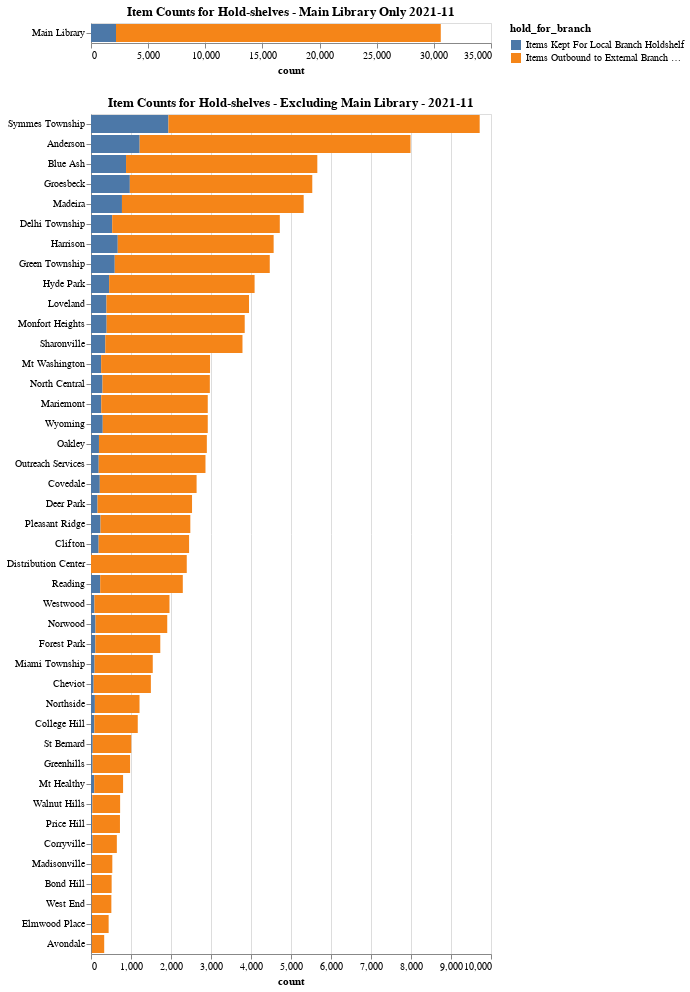

Notebook code cell kept with this figure:
### Code cell
"""
What does the number of items used to fill holds look like for: 
  * items that have the same source location as the pickup hold shelf
  * items that have an different source location compared to the pickup hold shelf
"""

sql = """\
with hold_shelf_data as (
  select
    date(modified_epoch, 'unixepoch', 'localtime') as date_hold_on_holdshelf,
    date(placed_epoch, 'unixepoch', 'localtime') as date_hold_placed,
    -- cast(
    --  round((modified_epoch - placed_epoch) / 86400.0) as integer
    -- ) as days_to_holdshelf,
    s_location_code as item_source_location_code,
    (
      select
        coalesce(branch_name.name, s_location_code, '')
      from
        "location"
        left outer join branch on branch.code_num = "location".branch_code_num
        left outer join branch_name on branch_name.branch_id = branch.id
      where
        "location".code = s_location_code
      limit
        1
    ) as item_source_branch_name,
    item.item_format,
    pickup_location_code,
    (
      select
        coalesce(branch_name.name, pickup_location_code, '')
      from
        "location"
        left outer join branch on branch.code_num = "location".branch_code_num
        left outer join branch_name on branch_name.branch_id = branch.id
      where
        "location".code = pickup_location_code
      limit
        1
    ) as item_pickup_branch_name
  from
    holds_shelf
    left outer join item as item on item.item_record_num = holds_shelf.record_num
  where
    modified_epoch >= CAST(
      strftime('%s', :start_date || '-01') AS INT
    )
    and modified_epoch < CAST(
      strftime('%s', DATE(:start_date || '-01', '+1 months')) AS INT
    )
)
select
  :start_date as month,
  item_source_branch_name,
  case
    when item_source_branch_name == item_pickup_branch_name then 'Items Kept For Local Branch Holdshelf'
    else 'Items Outbound to External Branch Holdshelf'
  end as hold_for_branch,
  -- item_format,
  count(*) as count
from
  hold_shelf_data
where
  item_source_branch_name is not null
group by
  1,
  2,
  3
"""

df = pd.read_csv(
        chpl_collection_url + '.csv?' + urlencode(query={'sql': sql, 'start_date': start_date})
)

alt.vconcat(
  alt.Chart(df[df['item_source_branch_name'] == 'Main Library']).mark_bar().encode(
      x=alt.X('count',),
      y=alt.Y('item_source_branch_name', sort='-x', axis=alt.Axis(title='')),
      tooltip=['month', 'item_source_branch_name', 'hold_for_branch', 'count'],
      color='hold_for_branch',
  ).properties(
      title='Item Counts for Hold-shelves - Main Library Only {}'.format(start_date)
  ),
  alt.Chart(df[df['item_source_branch_name'] != 'Main Library']).mark_bar().encode(
      x=alt.X('count',),
      y=alt.Y('item_source_branch_name', sort='-x', axis=alt.Axis(title='')),
      tooltip=['month', 'item_source_branch_name', 'hold_for_branch', 'count'],
      color='hold_for_branch',
  ).properties(
      title='Item Counts for Hold-shelves - Excluding Main Library - {}'.format(start_date)
  )
)

### Figure 1 — Vega-Lite specification as saved in the notebook (floating-point values rounded to 4 significant figures)
{"config": {"view": {"continuousWidth": 400, "continuousHeight": 300}}, "vconcat": [{"data": {"name": "data-7ffed59c7644810d1848e46f7f782251"}, "mark": "bar", "encoding": {"color": {"type": "nominal", "field": "hold_for_branch"}, "tooltip": [{"type": "nominal", "field": "month"}, {"type": "nominal", "field": "item_source_branch_name"}, {"type": "nominal", "field": "hold_for_branch"}, {"type": "quantitative", "field": "count"}], "x": {"type": "quantitative", "field": "count"}, "y": {"type": "nominal", "axis": {"title": ""}, "field": "item_source_branch_name", "sort": "-x"}}, "title": "Item Counts for Hold-shelves - Main Library Only 2021-11"}, {"data": {"name": "data-3500484abdd5ac60a37f641646f02402"}, "mark": "bar", "encoding": {"color": {"type": "nominal", "field": "hold_for_branch"}, "tooltip": [{"type": "nominal", "field": "month"}, {"type": "nominal", "field": "item_source_branch_name"}, {"type": "nominal", "field": "hold_for_branch"}, {"type": "quantitative", "field": "count"}], "x": {"type": "quantitative", "field": "count"}, "y": {"type": "nominal", "axis": {"title": ""}, "field": "item_source_branch_name", "sort": "-x"}}, "title": "Item Counts for Hold-shelves - Excluding Main Library - 2021-11"}], "$schema": "https://vega.github.io/schema/vega-lite/v4.8.1.json", "datasets": {"data-7ffed59c7644810d1848e46f7f782251": [{"month": "2021-11", "item_source_branch_name": "Main Library", "hold_for_branch": "Items Kept For Local Branch Holdshelf", "count": 2187}, {"month": "2021-11", "item_source_branch_name": "Main Library", "hold_for_branch": "Items Outbound to External Branch Holdshelf", "count": 28419}], "data-3500484abdd5ac60a37f641646f02402": [{"month": "2021-11", "item_source_branch_name": "Anderson", "hold_for_branch": "Items Kept For Local Branch Holdshelf", "count": 1217}, {"month": "2021-11", "item_source_branch_name": "Anderson", "hold_for_branch": "Items Outbound to External Branch Holdshelf", "count": 6771}, {"month": "2021-11", "item_source_branch_name": "Avondale", "hold_for_branch": "Items Kept For Local Branch Holdshelf", "count": 17}, {"month": "2021-11", "item_source_branch_name": "Avondale", "hold_for_branch": "Items Outbound to External Branch Holdshelf", "count": 313}, {"month": "2021-11", "item_source_branch_name": "Blue Ash", "hold_for_branch": "Items Kept For Local Branch Holdshelf", "count": 876}, {"month": "2021-11", "item_source_branch_name": "Blue Ash", "hold_for_branch": "Items Outbound to External Branch Holdshelf", "count": 4782}, {"month": "2021-11", "item_source_branch_name": "Bond Hill", "hold_for_branch": "Items Kept For Local Branch Holdshelf", "count": 25}, {"month": "2021-11", "item_source_branch_name": "Bond Hill", "hold_for_branch": "Items Outbound to External Branch Holdshelf", "count": 491}, {"month": "2021-11", "item_source_branch_name": "Cheviot", "hold_for_branch": "Items Kept For Local Branch Holdshelf", "count": 67}, {"month": "2021-11", "item_source_branch_name": "Cheviot", "hold_for_branch": "Items Outbound to External Branch Holdshelf", "count": 1430}, {"month": "2021-11", "item_source_branch_name": "Clifton", "hold_for_branch": "Items Kept For Local Branch Holdshelf", "count": 191}, {"month": "2021-11", "item_source_branch_name": "Clifton", "hold_for_branch": "Items Outbound to External Branch Holdshelf", "count": 2261}, {"month": "2021-11", "item_source_branch_name": "College Hill", "hold_for_branch": "Items Kept For Local Branch Holdshelf", "count": 84}, {"month": "2021-11", "item_source_branch_name": "College Hill", "hold_for_branch": "Items Outbound to External Branch Holdshelf", "count": 1085}, {"month": "2021-11", "item_source_branch_name": "Corryville", "hold_for_branch": "Items Kept For Local Branch Holdshelf", "count": 40}, {"month": "2021-11", "item_source_branch_name": "Corryville", "hold_for_branch": "Items Outbound to External Branch Holdshelf", "count": 606}, {"month": "2021-11", "item_source_branch_name": "Covedale", "hold_for_branch": "Items Kept For Local Branch Holdshelf", "count": 220}, {"month": "2021-11", "item_source_branch_name": "Covedale", "hold_for_branch": "Items Outbound to External Branch Holdshelf", "count": 2420}, {"month": "2021-11", "item_source_branch_name": "Deer Park", "hold_for_branch": "Items Kept For Local Branch Holdshelf", "count": 163}, {"month": "2021-11", "item_source_branch_name": "Deer Park", "hold_for_branch": "Items Outbound to External Branch Holdshelf", "count": 2363}, {"month": "2021-11", "item_source_branch_name": "Delhi Township", "hold_for_branch": "Items Kept For Local Branch Holdshelf", "count": 530}, {"month": "2021-11", "item_source_branch_name": "Delhi Township", "hold_for_branch": "Items Outbound to External Branch Holdshelf", "count": 4190}, {"month": "2021-11", "item_source_branch_name": "Distribution Center", "hold_for_branch": "Items Outbound to External Branch Holdshelf", "count": 2394}, {"month": "2021-11", "item_source_branch_name": "Elmwood Place", "hold_for_branch": "Items Kept For Local Branch Holdshelf", "count": 24}, {"month": "2021-11", "item_source_branch_name": "Elmwood Place", "hold_for_branch": "Items Outbound to External Branch Holdshelf", "count": 417}, {"month": "2021-11", "item_source_branch_name": "Forest Park", "hold_for_branch": "Items Kept For Local Branch Holdshelf", "count": 109}, {"month": "2021-11", "item_source_branch_name": "Forest Park", "hold_for_branch": "Items Outbound to External Branch Holdshelf", "count": 1623}, {"month": "2021-11", "item_source_branch_name": "Green Township", "hold_for_branch": "Items Kept For Local Branch Holdshelf", "count": 594}, {"month": "2021-11", "item_source_branch_name": "Green Township", "hold_for_branch": "Items Outbound to External Branch Holdshelf", "count": 3875}, {"month": "2021-11", "item_source_branch_name": "Greenhills", "hold_for_branch": "Items Kept For Local Branch Holdshelf", "count": 41}, {"month": "2021-11", "item_source_branch_name": "Greenhills", "hold_for_branch": "Items Outbound to External Branch Holdshelf", "count": 936}, {"month": "2021-11", "item_source_branch_name": "Groesbeck", "hold_for_branch": "Items Kept For Local Branch Holdshelf", "count": 971}, {"month": "2021-11", "item_source_branch_name": "Groesbeck", "hold_for_branch": "Items Outbound to External Branch Holdshelf", "count": 4561}, {"month": "2021-11", "item_source_branch_name": "Harrison", "hold_for_branch": "Items Kept For Local Branch Holdshelf", "count": 669}, {"month": "2021-11", "item_source_branch_name": "Harrison", "hold_for_branch": "Items Outbound to External Branch Holdshelf", "count": 3897}, {"month": "2021-11", "item_source_branch_name": "Hyde Park", "hold_for_branch": "Items Kept For Local Branch Holdshelf", "count": 453}, {"month": "2021-11", "item_source_branch_name": "Hyde Park", "hold_for_branch": "Items Outbound to External Branch Holdshelf", "count": 3637}, {"month": "2021-11", "item_source_branch_name": "Loveland", "hold_for_branch": "Items Kept For Local Branch Holdshelf", "count": 387}, {"month": "2021-11", "item_source_branch_name": "Loveland", "hold_for_branch": "Items Outbound to External Branch Holdshelf", "count": 3563}, {"month": "2021-11", "item_source_branch_name": "Madeira", "hold_for_branch": "Items Kept For Local Branch Holdshelf", "count": 774}, {"month": "2021-11", "item_source_branch_name": "Madeira", "hold_for_branch": "Items Outbound to External Branch Holdshelf", "count": 4543}, {"month": "2021-11", "item_source_branch_name": "Madisonville", "hold_for_branch": "Items Kept For Local Branch Holdshelf", "count": 19}, {"month": "2021-11", "item_source_branch_name": "Madisonville", "hold_for_branch": "Items Outbound to External Branch Holdshelf", "count": 514}, {"month": "2021-11", "item_source_branch_name": "Mariemont", "hold_for_branch": "Items Kept For Local Branch Holdshelf", "count": 257}, {"month": "2021-11", "item_source_branch_name": "Mariemont", "hold_for_branch": "Items Outbound to External Branch Holdshelf", "count": 2662}, {"month": "2021-11", "item_source_branch_name": "Miami Township", "hold_for_branch": "Items Kept For Local Branch Holdshelf", "count": 90}, {"month": "2021-11", "item_source_branch_name": "Miami Township", "hold_for_branch": "Items Outbound to External Branch Holdshelf", "count": 1454}, {"month": "2021-11", "item_source_branch_name": "Monfort Heights", "hold_for_branch": "Items Kept For Local Branch Holdshelf", "count": 391}, {"month": "2021-11", "item_source_branch_name": "Monfort Heights", "hold_for_branch": "Items Outbound to External Branch Holdshelf", "count": 3452}, {"month": "2021-11", "item_source_branch_name": "Mt Healthy", "hold_for_branch": "Items Kept For Local Branch Holdshelf", "count": 81}, {"month": "2021-11", "item_source_branch_name": "Mt Healthy", "hold_for_branch": "Items Outbound to External Branch Holdshelf", "count": 721}, {"month": "2021-11", "item_source_branch_name": "Mt Washington", "hold_for_branch": "Items Kept For Local Branch Holdshelf", "count": 254}, {"month": "2021-11", "item_source_branch_name": "Mt Washington", "hold_for_branch": "Items Outbound to External Branch Holdshelf", "count": 2722}, {"month": "2021-11", "item_source_branch_name": "North Central", "hold_for_branch": "Items Kept For Local Branch Holdshelf", "count": 288}, {"month": "2021-11", "item_source_branch_name": "North Central", "hold_for_branch": "Items Outbound to External Branch Holdshelf", "count": 2683}, {"month": "2021-11", "item_source_branch_name": "Northside", "hold_for_branch": "Items Kept For Local Branch Holdshelf", "count": 97}, {"month": "2021-11", "item_source_branch_name": "Northside", "hold_for_branch": "Items Outbound to External Branch Holdshelf", "count": 1116}, {"month": "2021-11", "item_source_branch_name": "Norwood", "hold_for_branch": "Items Kept For Local Branch Holdshelf", "count": 113}, {"month": "2021-11", "item_source_branch_name": "Norwood", "hold_for_branch": "Items Outbound to External Branch Holdshelf", "count": 1793}, {"month": "2021-11", "item_source_branch_name": "Oakley", "hold_for_branch": "Items Kept For Local Branch Holdshelf", "count": 199}, {"month": "2021-11", "item_source_branch_name": "Oakley", "hold_for_branch": "Items Outbound to External Branch Holdshelf", "count": 2697}, {"month": "2021-11", "item_source_branch_name": "Outreach Services", "hold_for_branch": "Items Kept For Local Branch Holdshelf", "count": 193}, {"month": "2021-11", "item_source_branch_name": "Outreach Services", "hold_for_branch": "Items Outbound to External Branch Holdshelf", "count": 2669}, {"month": "2021-11", "item_source_branch_name": "Pleasant Ridge", "hold_for_branch": "Items Kept For Local Branch Holdshelf", "count": 238}, {"month": "2021-11", "item_source_branch_name": "Pleasant Ridge", "hold_for_branch": "Items Outbound to External Branch Holdshelf", "count": 2245}, {"month": "2021-11", "item_source_branch_name": "Price Hill", "hold_for_branch": "Items Kept For Local Branch Holdshelf", "count": 29}, {"month": "2021-11", "item_source_branch_name": "Price Hill", "hold_for_branch": "Items Outbound to External Branch Holdshelf", "count": 695}, {"month": "2021-11", "item_source_branch_name": "Reading", "hold_for_branch": "Items Kept For Local Branch Holdshelf", "count": 230}, {"month": "2021-11", "item_source_branch_name": "Reading", "hold_for_branch": "Items Outbound to External Branch Holdshelf", "count": 2065}, {"month": "2021-11", "item_source_branch_name": "Sharonville", "hold_for_branch": "Items Kept For Local Branch Holdshelf", "count": 358}, {"month": "2021-11", "item_source_branch_name": "Sharonville", "hold_for_branch": "Items Outbound to External Branch Holdshelf", "count": 3429}, {"month": "2021-11", "item_source_branch_name": "St Bernard", "hold_for_branch": "Items Kept For Local Branch Holdshelf", "count": 44}, {"month": "2021-11", "item_source_branch_name": "St Bernard", "hold_for_branch": "Items Outbound to External Branch Holdshelf", "count": 963}, {"month": "2021-11", "item_source_branch_name": "Symmes Township", "hold_for_branch": "Items Kept For Local Branch Holdshelf", "count": 1936}, {"month": "2021-11", "item_source_branch_name": "Symmes Township", "hold_for_branch": "Items Outbound to External Branch Holdshelf", "count": 7781}, {"month": "2021-11", "item_source_branch_name": "Walnut Hills", "hold_for_branch": "Items Kept For Local Branch Holdshelf", "count": 34}, {"month": "2021-11", "item_source_branch_name": "Walnut Hills", "hold_for_branch": "Items Outbound to External Branch Holdshelf", "count": 694}, {"month": "2021-11", "item_source_branch_name": "West End", "hold_for_branch": "Items Kept For Local Branch Holdshelf", "count": 17}, {"month": "2021-11", "item_source_branch_name": "West End", "hold_for_branch": "Items Outbound to External Branch Holdshelf", "count": 492}, {"month": "2021-11", "item_source_branch_name": "Westwood", "hold_for_branch": "Items Kept For Local Branch Holdshelf", "count": 87}, {"month": "2021-11", "item_source_branch_name": "Westwood", "hold_for_branch": "Items Outbound to External Branch Holdshelf", "count": 1875}, {"month": "2021-11", "item_source_branch_name": "Wyoming", "hold_for_branch": "Items Kept For Local Branch Holdshelf", "count": 294}, {"month": "2021-11", "item_source_branch_name": "Wyoming", "hold_for_branch": "Items Outbound to External Branch Holdshelf", "count": 2625}]}}
